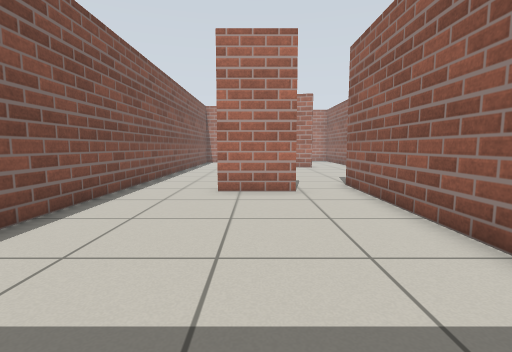
View 1 (above)

12 first-person views from a walk through a world built for the Gazebo simulator. The camera is 0.72 m above the floor, tilts 6° down and sees 85° across. The floor is counted in squares, 0.5 m on a side. Each view is taken from the middle of a square. On the plan, view 1 faces up. The plan holds only what a view shows up to about 14 squares ahead; the rest is blank.

View 2
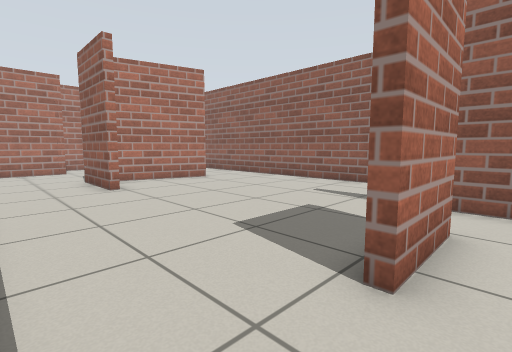

View 3
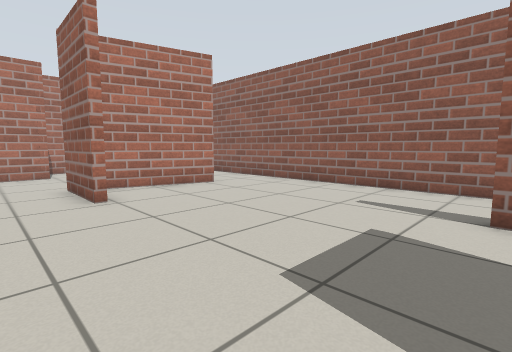

View 4
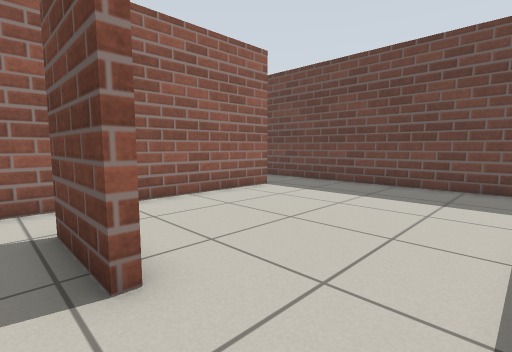

View 5
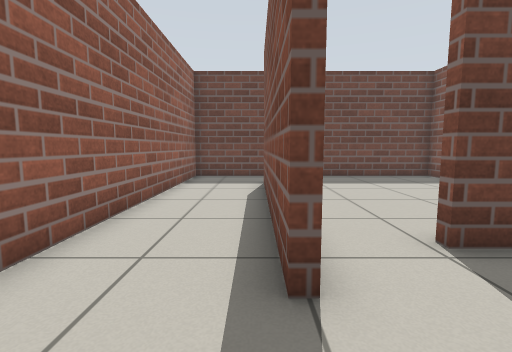

View 6
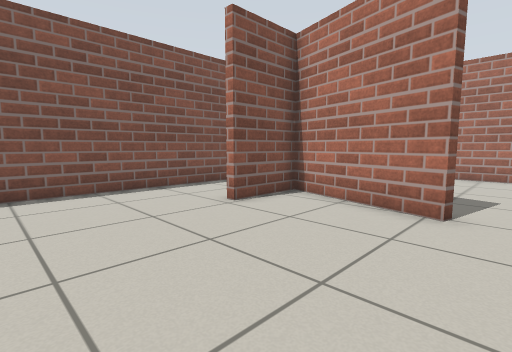

View 7
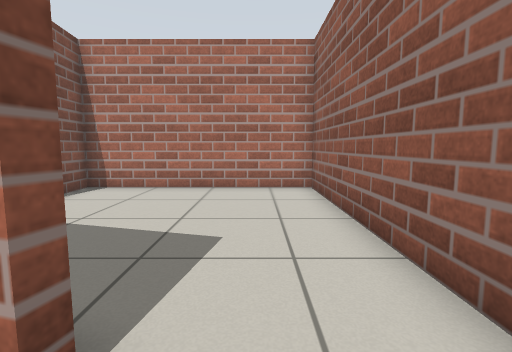

View 8
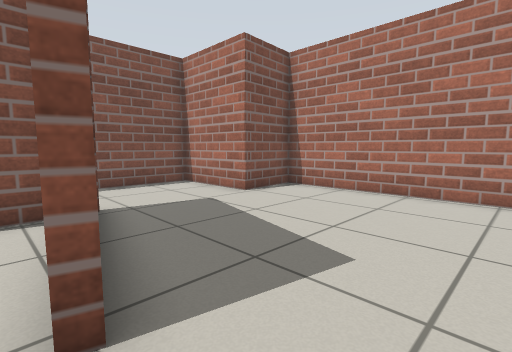

View 9
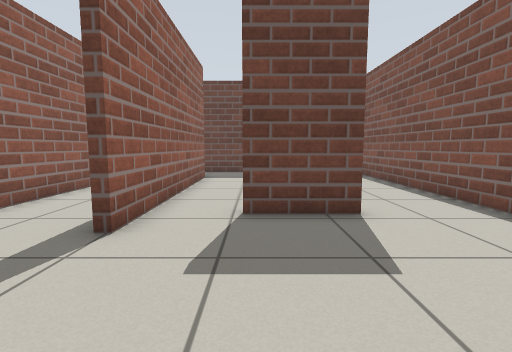

View 10
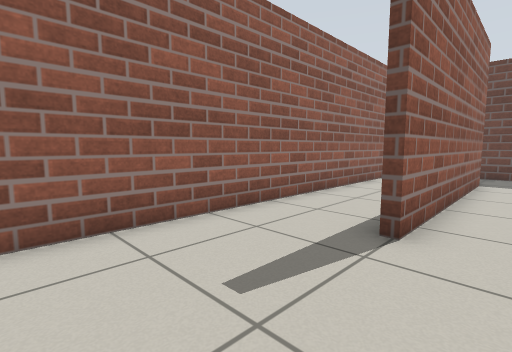

View 11
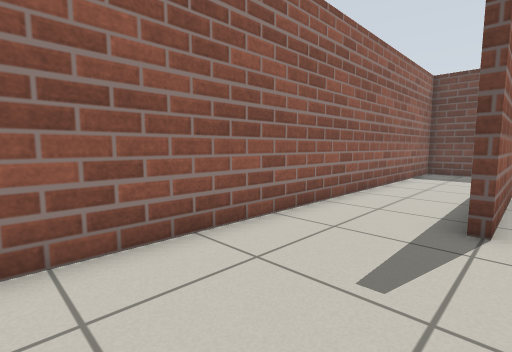

View 12
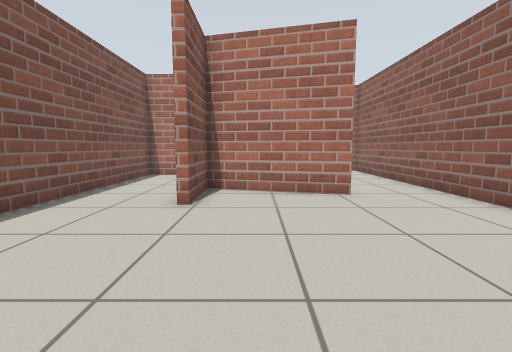

### Floor plan
Points are (right, up) in squares from view 1. A wall is a line through its corners. A room is listed if a view was taken in it or the views show most of it. See-through windows are left out.
Room 1 (views 1, 2, 3, 4, 5, 6, 7, 8, 9, 10, 11, 12)
walls: (1.4, 8.9) (-1.3, 8.9); (-1.3, 9.2) (1.4, 9.2); (3.7, 10.5) (3.7, 2.2); (-1, 17.8) (-1, 20.9); (3.4, 1.9) (3.4, 10.5); (3.9, 19.3) (-0.7, 20.5) (-0.7, 17.8); (-0.7, 25.2) (-4.4, 25.2) (-4.4, -0.7) (6.9, -0.7) (6.9, 19.5)
ways out: opening at (-1, 23) to room 2; opening at (5, 20) to room 2
Room 2 (no view inside)
walls: (6.9, 19.5) (6.9, 27.7) (-0.9, 27.7) (-0.7, 25.2)
ways out: opening at (-1, 23) to room 1; opening at (5, 20) to room 1

Positions as (right, up) in squares from view 1, and headings:
1: (0, 0), facing up
2: (-4, 8), facing up-right
3: (-3, 10), facing up-right
4: (-4, 10), facing down-right
5: (4, 13), facing down
6: (5, 13), facing up-left
7: (5, 18), facing up
8: (6, 19), facing up-left
9: (1, 15), facing down
10: (2, 15), facing down-right
11: (3, 16), facing down-right
12: (1, 11), facing up
